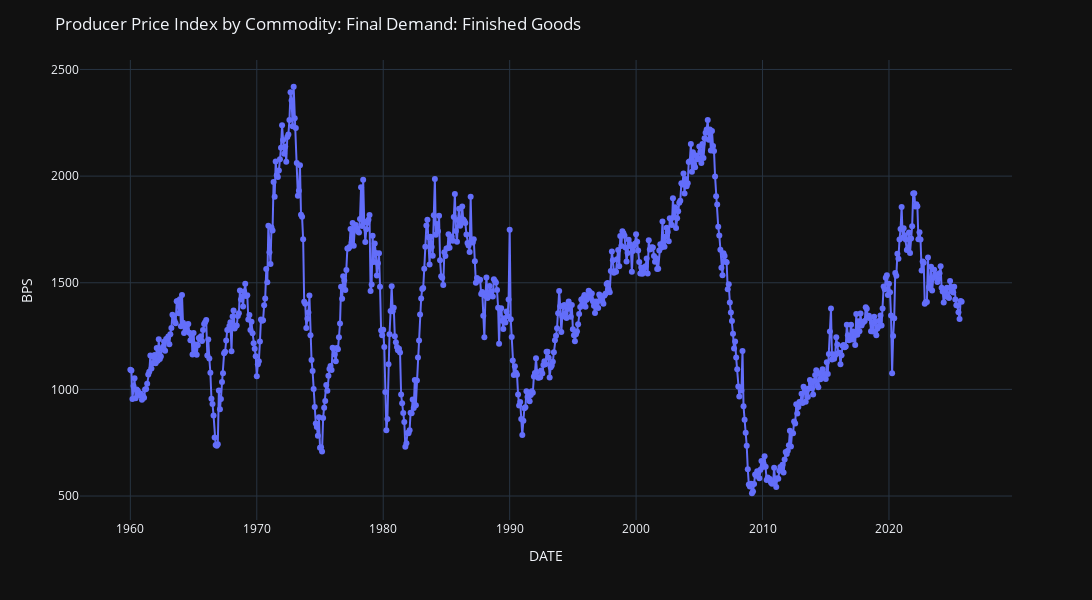

Notebook cell for this chart:
### Markdown cell above
- **Data plot**

### Code cell
fig = px.line(
    BPS_df,
    x=BPS_df.index,
    y="BPS",
    markers=True
)

fig.update_layout(
    title=dict(text='Producer Price Index by Commodity: Final Demand: Finished Goods'),
    width=1500,
    height=600,
    yaxis=dict(title="BPS"),
    hovermode="x unified",
    template="plotly_dark"
)

fig.show()

### Figure 1 — Plotly figure (JSON) as saved in the notebook; plotly's stock layout.template omitted (floating-point values rounded to 4 significant figures; data arrays with more than 128 entries replaced by an {"elided": "..."} marker saying what was removed)
{"data": [{"hovertemplate": "DATE=%{x}<br>BPS=%{y}<extra></extra>", "legendgroup": "", "line": {"color": "#636efa", "dash": "solid"}, "marker": {"symbol": "circle"}, "mode": "lines+markers", "name": "", "orientation": "v", "showlegend": false, "type": "scatter", "x": {"elided": "790 str values"}, "xaxis": "x", "y": {"elided": "790 int values"}, "yaxis": "y"}], "layout": {"height": 600, "hovermode": "x unified", "legend": {"tracegroupgap": 0}, "margin": {"t": 60}, "title": {"text": "Producer Price Index by Commodity: Final Demand: Finished Goods"}, "width": 1500, "xaxis": {"anchor": "y", "domain": [0, 1], "title": {"text": "DATE"}}, "yaxis": {"anchor": "x", "domain": [0, 1], "title": {"text": "BPS"}}}}
